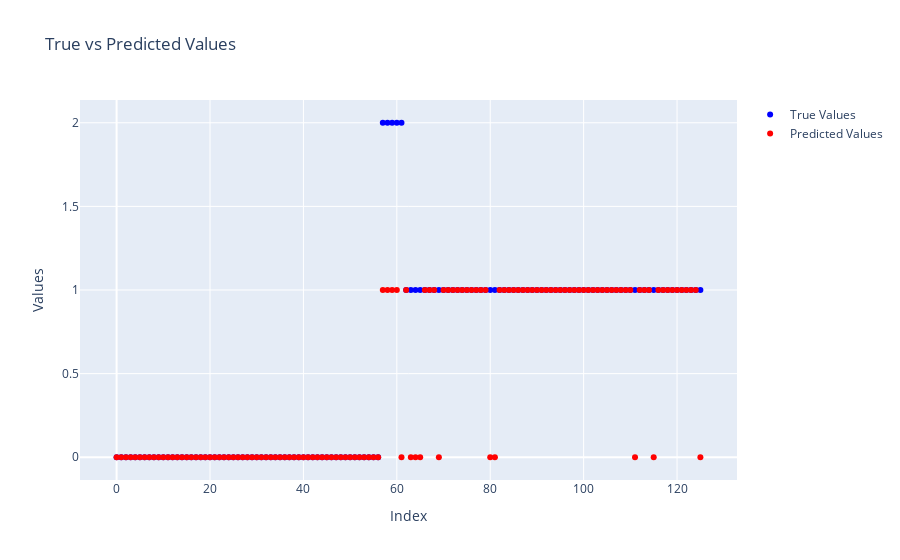

The cell this chart's notebook holds for it:
### Code cell
# Call the function with appropriate data
true_vs_predicted_labels_plot(y_test_1, y_pred_dt)

### Figure 1 — Plotly figure (JSON) as saved in the notebook; plotly's stock layout.template omitted (floating-point values rounded to 4 significant figures)
{"data": [{"marker": {"color": "blue"}, "mode": "markers", "name": "True Values", "type": "scatter", "x": [0, 1, 2, 3, 4, 5, 6, 7, 8, 9, 10, 11, 12, 13, 14, 15, 16, 17, 18, 19, 20, 21, 22, 23, 24, 25, 26, 27, 28, 29, 30, 31, 32, 33, 34, 35, 36, 37, 38, 39, 40, 41, 42, 43, 44, 45, 46, 47, 48, 49, 50, 51, 52, 53, 54, 55, 56, 57, 58, 59, 60, 61, 62, 63, 64, 65, 66, 67, 68, 69, 70, 71, 72, 73, 74, 75, 76, 77, 78, 79, 80, 81, 82, 83, 84, 85, 86, 87, 88, 89, 90, 91, 92, 93, 94, 95, 96, 97, 98, 99, 100, 101, 102, 103, 104, 105, 106, 107, 108, 109, 110, 111, 112, 113, 114, 115, 116, 117, 118, 119, 120, 121, 122, 123, 124, 125], "y": [0, 0, 0, 0, 0, 0, 0, 0, 0, 0, 0, 0, 0, 0, 0, 0, 0, 0, 0, 0, 0, 0, 0, 0, 0, 0, 0, 0, 0, 0, 0, 0, 0, 0, 0, 0, 0, 0, 0, 0, 0, 0, 0, 0, 0, 0, 0, 0, 0, 0, 0, 0, 0, 0, 0, 0, 0, 2, 2, 2, 2, 2, 1, 1, 1, 1, 1, 1, 1, 1, 1, 1, 1, 1, 1, 1, 1, 1, 1, 1, 1, 1, 1, 1, 1, 1, 1, 1, 1, 1, 1, 1, 1, 1, 1, 1, 1, 1, 1, 1, 1, 1, 1, 1, 1, 1, 1, 1, 1, 1, 1, 1, 1, 1, 1, 1, 1, 1, 1, 1, 1, 1, 1, 1, 1, 1]}, {"marker": {"color": "red"}, "mode": "markers", "name": "Predicted Values", "type": "scatter", "x": [0, 1, 2, 3, 4, 5, 6, 7, 8, 9, 10, 11, 12, 13, 14, 15, 16, 17, 18, 19, 20, 21, 22, 23, 24, 25, 26, 27, 28, 29, 30, 31, 32, 33, 34, 35, 36, 37, 38, 39, 40, 41, 42, 43, 44, 45, 46, 47, 48, 49, 50, 51, 52, 53, 54, 55, 56, 57, 58, 59, 60, 61, 62, 63, 64, 65, 66, 67, 68, 69, 70, 71, 72, 73, 74, 75, 76, 77, 78, 79, 80, 81, 82, 83, 84, 85, 86, 87, 88, 89, 90, 91, 92, 93, 94, 95, 96, 97, 98, 99, 100, 101, 102, 103, 104, 105, 106, 107, 108, 109, 110, 111, 112, 113, 114, 115, 116, 117, 118, 119, 120, 121, 122, 123, 124, 125], "y": [0, 0, 0, 0, 0, 0, 0, 0, 0, 0, 0, 0, 0, 0, 0, 0, 0, 0, 0, 0, 0, 0, 0, 0, 0, 0, 0, 0, 0, 0, 0, 0, 0, 0, 0, 0, 0, 0, 0, 0, 0, 0, 0, 0, 0, 0, 0, 0, 0, 0, 0, 0, 0, 0, 0, 0, 0, 1, 1, 1, 1, 0, 1, 0, 0, 0, 1, 1, 1, 0, 1, 1, 1, 1, 1, 1, 1, 1, 1, 1, 0, 0, 1, 1, 1, 1, 1, 1, 1, 1, 1, 1, 1, 1, 1, 1, 1, 1, 1, 1, 1, 1, 1, 1, 1, 1, 1, 1, 1, 1, 1, 0, 1, 1, 1, 0, 1, 1, 1, 1, 1, 1, 1, 1, 1, 0]}], "layout": {"title": {"text": "True vs Predicted Values"}, "xaxis": {"title": {"text": "Index"}}, "yaxis": {"title": {"text": "Values"}}}}
